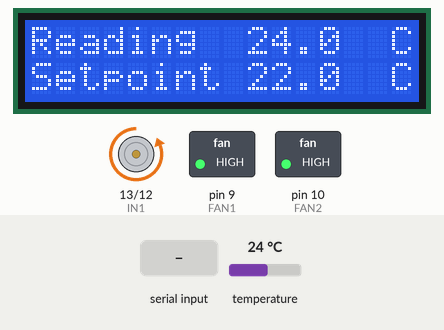
Recording of a sketch running on a simulated Arduino Uno, built with avr-gcc and run on an emulated ATmega328P. Shown: 16×2 character LCD, motor-driver pin pairs drawn as motors (green arrow = first pin HIGH = forward, orange = second pin HIGH = backward, longer = more drive, scaled by the enable pin), switched loads named in the sketch (green lamp = pin HIGH). Inputs (shaded band) come from the test bench; at power-on: temperature 24 °C. What the sketch prints to the serial monitor is not drawn.

Above: at 1.2 s.
1.3 s: temperature set to 21 °C
At 4.6 s:
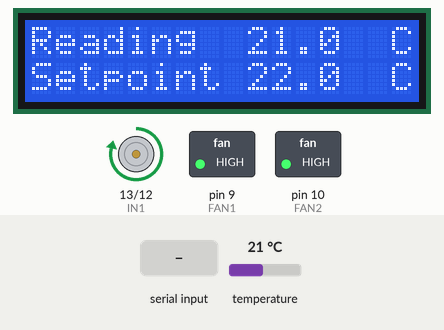
5.5 s: "90,45,200,10,150,30\n" received over Serial
At 7.7 s:
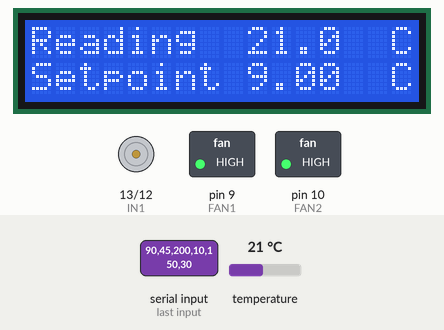
8.0 s: "30,150,10,200,45,90\n" received over Serial
At 10.6 s:
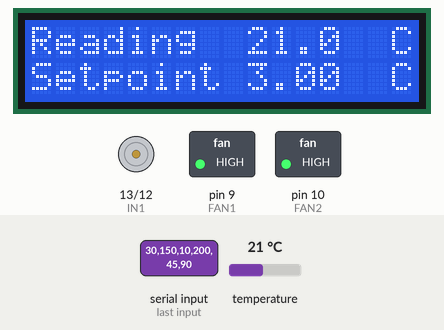
11.5 s: temperature set to 12 °C
At 13.2 s:
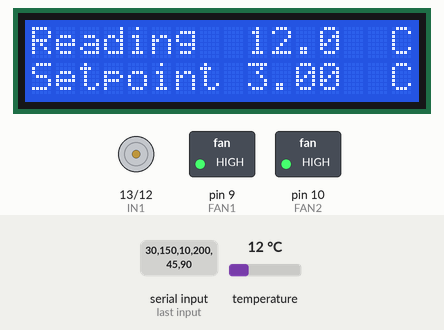
13.5 s: temperature set to 19 °C
At 14.8 s:
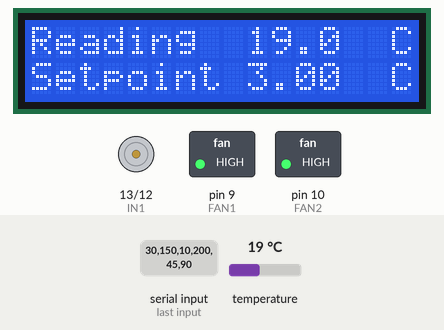
Timing chart, 0 to 16.5 s (numbered marks = the images above; inputs shaded):
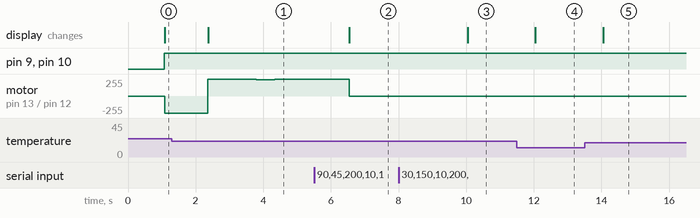

Measured:
- after the input at 1.3 s, motor on pin 13 (IN1) / pin 12 (IN2): backward 255/255 → forward 255/255 after 1.1 s, → forward 247/255 1.4 s later, → forward 248/255 0.54 s later; the display: changes after 1.1 s (image 1)
- after the input at 5.5 s, the display: changes after 1.0 s (image 2)
- after the input at 8.0 s, the display: changes after 2.0 s (image 3)
- after the input at 11.5 s, the display: changes after 0.55 s (image 4)
- after the input at 13.5 s, the display: changes after 0.55 s (image 5)

The sketch:

projekt_arduino.ino
```cpp
#include "SimpleTimer.h"
#include "OneWire.h"
#include "LiquidCrystal.h"

OneWire  ds(8);
LiquidCrystal lcd(2,3,4,5,6,7);

//program variables
SimpleTimer timer;
int pwm;
float temperatureReading;
int temperatureSetpoint = 22;
int kp = 250;
int ki = 65;
int kd = 80;
int regulatorType = 0;
float hysteresis=0.5;
int power=255;

//PIN DECLARATIONS
const int FAN1 = 9;
const int FAN2 = 10;
const int ENA = 11;
const int IN2 = 12;
const int IN1 = 13;


/////FUNCTIONS executed with timers////
void bluetoothReceive();
void bluetoothSend();
void regulation();
///// other functions
void Motor_Control(int Speed);
int PID(int setpoint, float currentTemperature , float actualTime, int kp, int ki, int kd);
float TempRead();
void setLCD_start();
void setLCD(int setpoint, float temp);
int HIST(int setpointTemperature, float currentTemperature);

////PROGRAM
void setup(void) {
  Serial.begin(9600);
  pinMode(2, OUTPUT);
  pinMode(3, OUTPUT);
  pinMode(4, OUTPUT);
  pinMode(5, OUTPUT);
  pinMode(6, OUTPUT);
  pinMode(7, OUTPUT);
  pinMode(FAN1, OUTPUT);
  pinMode(FAN2, OUTPUT);
  pinMode(ENA, OUTPUT);
  pinMode(IN2, OUTPUT);
  pinMode(IN1, OUTPUT);
  setLCD_start();
  timer.setInterval(1000, regulation);
  timer.setInterval(1000, bluetoothSend);
  timer.setInterval(2000, bluetoothReceive);
}

void loop(void) {
  timer.run();
  analogWrite(FAN1, 255);
  analogWrite(FAN2, 255);
}


/////TIMER FUNCTIONS/////
void bluetoothReceive() {
  // main points in string data
  int t;
  int p;
  int j;
  int d;
  int r;
  int h;
  int m;
  // received data
  String receivedData;
  String receivedSetpointS = "0";
  String receivedKiS = "0";
  String receivedKpS = "0";
  String receivedKdS = "0";
  String receivedRegulatorTypeS = "0";
  String receivedHysteresisS="0";
  String receivedPowerS="0";
  //received data in INT
  int receivedSetpointInt;
  int receivedKiInt;
  int receivedKpInt;
  int receivedKdInt;
  int receivedRegulatorTypeInt;
  float receivedHysteresisFloat;
  int receivedPowerInt;

  receivedData = Serial.readStringUntil('/n');
  if (receivedData.length() >= 15)
  {

    for (int i = 0; i < receivedData.length(); i++)
    {
      if (receivedData[i] == 't') {
        t = i;
      }
      else if (receivedData[i] == 'p') {
        p = i;
      }
      else if (receivedData[i] == 'i') {
        j = i;
      }
      else if (receivedData[i] == 'd') {
        d = i;
      }
      else if (receivedData[i] == 'r') {
        r = i;
      }
      else if (receivedData[i] == 'h') {
        h = i;
      }
      else if (receivedData[i] == 'm') {
        m = i;
      }
    }

    receivedSetpointS = receivedData.substring(t + 1, p);
    receivedKpS = receivedData.substring(p + 1, j);
    receivedKiS = receivedData.substring(j + 1, d);
    receivedKdS = receivedData.substring(d + 1, r);
    receivedRegulatorTypeS = receivedData.substring(r + 1, h);
    receivedHysteresisS=receivedData.substring(h + 1, m);
    receivedPowerS=receivedData.substring(m + 1, receivedData.length() - 1);

    receivedSetpointInt = receivedSetpointS.toInt();
    receivedKpInt = receivedKpS.toInt();
    receivedKiInt = receivedKiS.toInt();
    receivedKdInt = receivedKdS.toInt();
    receivedRegulatorTypeInt = receivedRegulatorTypeS.toInt();
    receivedHysteresisFloat=receivedHysteresisS.toFloat();
    receivedPowerInt=receivedPowerS.toInt();

    temperatureSetpoint = receivedSetpointInt;
    kp = receivedKpInt;
    ki = receivedKiInt;
    kd = receivedKdInt;
    regulatorType = receivedRegulatorTypeInt;
    hysteresis=receivedHysteresisFloat;
    power=receivedPowerInt;

  }
  else {}
}

void bluetoothSend() {
  Serial.print("t");
  Serial.print(temperatureReading,1);
  Serial.print("s");
  Serial.print(temperatureSetpoint,1);
  Serial.print("p");
  Serial.print(pwm);
  Serial.print("k");
  Serial.print(kp);
  Serial.print("i");
  Serial.print(ki);
  Serial.print("d");
  Serial.print(kd);
  Serial.print("r");
  Serial.print(regulatorType);
  Serial.print("h");
  Serial.print(hysteresis);
  Serial.print("m");
  Serial.print(power);
  Serial.println("/n");

  setLCD(temperatureSetpoint, temperatureReading);
}

void regulation() {
  temperatureReading = TempRead();
  if (regulatorType == 0) {
    pwm = PID(temperatureSetpoint, temperatureReading, millis(), kp , ki, kd); //  float pwm=PID(zadanaTemp, temp,millis(), 15 , 5, 2)
  }
  else {
    pwm = HIST(temperatureSetpoint, temperatureReading, hysteresis, power);
  }
  Motor_Control(pwm);
}

/////OTHER FUNCTIONS/////
void Motor_Control(int Speed)
{
  if (Speed > 0)//heating
  {
    digitalWrite(IN2, LOW);
    digitalWrite(IN1,  HIGH);
    analogWrite(ENA, Speed);
  }
  else if (Speed < 0)//cooling
  {
    Speed = Speed * (-1);
    digitalWrite(IN2, HIGH);
    digitalWrite(IN1, LOW);
    analogWrite(ENA, Speed);
  }
  else {//stop
    digitalWrite(IN1, LOW);
    digitalWrite(IN2, LOW);
  }
}

int HIST(int setpointTemperature, float currentTemperature, float hystValue, int powerValue) {
  float error = setpointTemperature - currentTemperature;
  if (error > hystValue) {
    return powerValue;
  }
  else if (error < -hystValue) {
    return -powerValue;
  }
  else {
    return 0;
  }
}

int PID(int setpointTemperature, float currentTemperature, float actualTime, int kp, int ki, int kd) {

  //variable declarations
  float maximum = 255;
  float minimum = -255;

  float static integral = 0;
  float static previousTime = 0;
  float static previousError = 0;
  float static previousOutput=0;

  float error = setpointTemperature - currentTemperature;
  float dt = (float)(actualTime - previousTime);
  dt=dt/60000;
  if(previousOutput>-255&&previousOutput<255){
    integral = integral + (error * dt);
  }
  if (integral > 1) {
    integral = 1;
  }
  else if (integral < -1) {
    integral = -1;
  }
  float derivative = (error - previousError) / dt;
  previousError = error;
  previousTime = actualTime;

  int output = kp * error + ki*integral + kd * derivative;
  previousOutput=output;
  if (output >= maximum)
  {
    output = maximum;
  }
  else if ( output <= minimum)
  {
    output = minimum;
  }
  return output;
}

void setLCD_start() {
  lcd.begin(16, 2);
  lcd.setCursor(0, 0);
  lcd.print("Reading ");
  lcd.setCursor(15, 0);
  lcd.print("C");
  lcd.setCursor(0, 1);
  lcd.print("Setpoint  ");
  lcd.setCursor(15, 1);
  lcd.print("C ");
}

void setLCD(int setpoint, float temp) {
  lcd.setCursor(9, 0);
  lcd.print(temp,1);
  lcd.setCursor(9, 1);
  lcd.print((float)setpoint,1);
}

float TempRead()
{
  byte i;
  byte present = 0;
  byte type_s;
  byte data[12];
  byte addr[8];
  float celsius;

  if ( !ds.search(addr)) {
    ds.reset_search();
    delay(250);
  }

  ds.reset();
  ds.select(addr);
  ds.write(0x44, 1);        // start conversion, with parasite power on at the end

  present = ds.reset();
  ds.select(addr);
  ds.write(0xBE);         // Read Scratchpad

  for ( i = 0; i < 9; i++) {           // we need 12 bytes
    data[i] = ds.read();
  }

  int16_t raw = (data[1] << 8) | data[0];

  if (type_s) {
    raw = raw << 3; // 9 bit resolution default
    if (data[7] == 0x10) {
      // "count remain" gives full 12 bit resolution
      raw = (raw & 0xFFF0) + 12 - data[6];
    }
  }
  else {

  }

  celsius = (float)raw / 16.0;

  return celsius;
}
```
